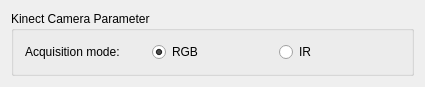
<?xml version="1.0" encoding="UTF-8"?>
<ui version="4.0">
 <class>QmitkKinectParameterWidgetControls</class>
 <widget class="QWidget" name="QmitkKinectParameterWidgetControls">
  <property name="geometry">
   <rect>
    <x>0</x>
    <y>0</y>
    <width>425</width>
    <height>76</height>
   </rect>
  </property>
  <property name="minimumSize">
   <size>
    <width>0</width>
    <height>0</height>
   </size>
  </property>
  <property name="windowTitle">
   <string>QmitkToFMESAParameter</string>
  </property>
  <layout class="QGridLayout" name="gridLayout_2">
   <item row="0" column="0">
    <widget class="QGroupBox" name="m_ParameterGroupBox">
     <property name="minimumSize">
      <size>
       <width>0</width>
       <height>0</height>
      </size>
     </property>
     <property name="title">
      <string>Kinect Camera Parameter</string>
     </property>
     <layout class="QGridLayout" name="gridLayout">
      <item row="0" column="0">
       <widget class="QLabel" name="label">
        <property name="text">
         <string>Acquisition mode:</string>
        </property>
       </widget>
      </item>
      <item row="0" column="1">
       <widget class="QRadioButton" name="m_RGB">
        <property name="toolTip">
         <string>Acquire RGB and range image</string>
        </property>
        <property name="text">
         <string>RGB</string>
        </property>
        <property name="checked">
         <bool>true</bool>
        </property>
       </widget>
      </item>
      <item row="0" column="2">
       <widget class="QRadioButton" name="m_IR">
        <property name="toolTip">
         <string>Acquire infrared (IR) and range image</string>
        </property>
        <property name="text">
         <string>IR</string>
        </property>
       </widget>
      </item>
     </layout>
    </widget>
   </item>
  </layout>
 </widget>
 <layoutdefault spacing="6" margin="11"/>
 <resources/>
 <connections/>
</ui>
